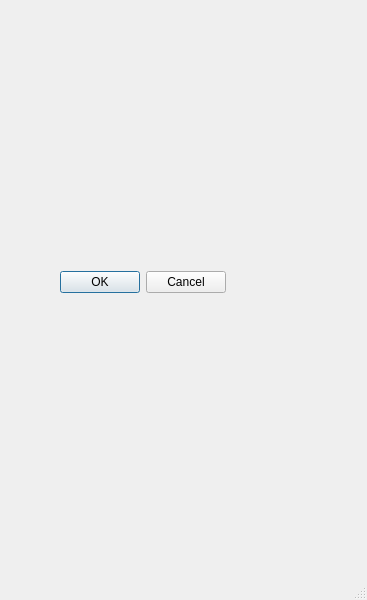
<?xml version="1.0" encoding="UTF-8"?>
<ui version="4.0">
 <class>MainWindow</class>
 <widget class="QMainWindow" name="MainWindow">
  <property name="geometry">
   <rect>
    <x>0</x>
    <y>0</y>
    <width>367</width>
    <height>600</height>
   </rect>
  </property>
  <property name="windowTitle">
   <string>MainWindow</string>
  </property>
  <widget class="QWidget" name="centralwidget">
   <widget class="QDialogButtonBox" name="buttonBox">
    <property name="geometry">
     <rect>
      <x>60</x>
      <y>270</y>
      <width>166</width>
      <height>25</height>
     </rect>
    </property>
    <property name="standardButtons">
     <set>QDialogButtonBox::Cancel|QDialogButtonBox::Ok</set>
    </property>
   </widget>
  </widget>
  <widget class="QStatusBar" name="statusbar"/>
 </widget>
 <resources/>
 <connections/>
</ui>
